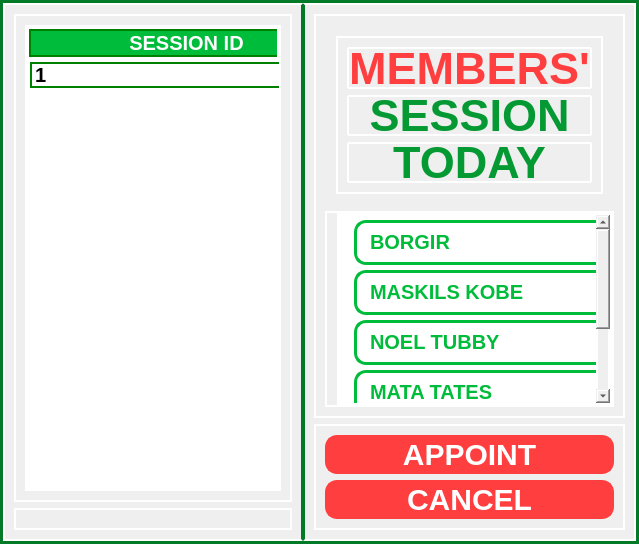
           <widget class="QFrame" name="session_log_mainFrame">
            <property name="styleSheet">
             <string notr="true">border-color:#037a28;
border-width: 3px;
border-style: solid;</string>
            </property>
            <property name="frameShape">
             <enum>QFrame::StyledPanel</enum>
            </property>
            <property name="frameShadow">
             <enum>QFrame::Raised</enum>
            </property>
            <layout class="QGridLayout" name="gridLayout_18">
             <property name="leftMargin">
              <number>0</number>
             </property>
             <property name="topMargin">
              <number>0</number>
             </property>
             <property name="rightMargin">
              <number>0</number>
             </property>
             <property name="bottomMargin">
              <number>0</number>
             </property>
             <property name="spacing">
              <number>0</number>
             </property>
             <item row="0" column="0">
              <widget class="QFrame" name="frame_82">
               <property name="maximumSize">
                <size>
                 <width>1400</width>
                 <height>16777215</height>
                </size>
               </property>
               <property name="styleSheet">
                <string notr="true">border-color:white;
border-right-color:#037a28;
border-width: 1.5px;
border-style: solid;</string>
               </property>
               <property name="frameShape">
                <enum>QFrame::StyledPanel</enum>
               </property>
               <property name="frameShadow">
                <enum>QFrame::Raised</enum>
               </property>
               <layout class="QGridLayout" name="gridLayout_22">
                <item row="0" column="0">
                 <widget class="QFrame" name="frame_87">
                  <property name="maximumSize">
                   <size>
                    <width>1350</width>
                    <height>16777215</height>
                   </size>
                  </property>
                  <property name="styleSheet">
                   <string notr="true">border-right-color: white;</string>
                  </property>
                  <property name="frameShape">
                   <enum>QFrame::StyledPanel</enum>
                  </property>
                  <property name="frameShadow">
                   <enum>QFrame::Raised</enum>
                  </property>
                  <layout class="QHBoxLayout" name="horizontalLayout_39">
                   <item>
                    <widget class="QTableWidget" name="session_tableWidget">
                     <property name="focusPolicy">
                      <enum>Qt::NoFocus</enum>
                     </property>
                     <property name="styleSheet">
                      <string notr="true">QTableWidget{
background-color: white;
gridline-color: green;
font: bold 20px Arial, serif;
border-width: 2px;
	
}
QTableView::item {
margin-top: 3px;
margin-left: 3px;
border-left: 2px solid green;
border-top: 2px solid green;
border-bottom: 2px solid green;
border-right: 2px solid green;
}
QHeaderView::section{
background-color: #00bc3b;
border: 2px solid green;
font: bold 20px Arial, serif;
color: rgb(255, 255, 255);
}
</string>
                     </property>
                     <property name="horizontalScrollBarPolicy">
                      <enum>Qt::ScrollBarAlwaysOff</enum>
                     </property>
                     <property name="editTriggers">
                      <set>QAbstractItemView::NoEditTriggers</set>
                     </property>
                     <property name="gridStyle">
                      <enum>Qt::NoPen</enum>
                     </property>
                     <attribute name="horizontalHeaderCascadingSectionResizes">
                      <bool>true</bool>
                     </attribute>
                     <attribute name="horizontalHeaderDefaultSectionSize">
                      <number>315</number>
                     </attribute>
                     <attribute name="horizontalHeaderStretchLastSection">
                      <bool>false</bool>
                     </attribute>
                     <attribute name="verticalHeaderVisible">
                      <bool>false</bool>
                     </attribute>
                     <row>
                      <property name="text">
                       <string>1</string>
                      </property>
                     </row>
                     <column>
                      <property name="text">
                       <string>SESSION ID</string>
                      </property>
                     </column>
                     <column>
                      <property name="text">
                       <string>MEMBER NAME</string>
                      </property>
                     </column>
                     <column>
                      <property name="text">
                       <string>TRAINER NAME</string>
                      </property>
                     </column>
                     <column>
                      <property name="text">
                       <string>SCHED DATE</string>
                      </property>
                     </column>
                     <item row="0" column="0">
                      <property name="text">
                       <string>1</string>
                      </property>
                     </item>
                     <item row="0" column="1">
                      <property name="text">
                       <string>JOEL JAY ARCIPE</string>
                      </property>
                     </item>
                     <item row="0" column="2">
                      <property name="text">
                       <string>maskils</string>
                      </property>
                     </item>
                     <item row="0" column="3">
                      <property name="text">
                       <string>24 - 04 - 2024</string>
                      </property>
                     </item>
                    </widget>
                   </item>
                  </layout>
                 </widget>
                </item>
                <item row="1" column="0">
                 <widget class="QFrame" name="frame_88">
                  <property name="maximumSize">
                   <size>
                    <width>16777215</width>
                    <height>16777215</height>
                   </size>
                  </property>
                  <property name="styleSheet">
                   <string notr="true">border-right-color: white;
border-left-color: white;</string>
                  </property>
                  <property name="frameShape">
                   <enum>QFrame::StyledPanel</enum>
                  </property>
                  <property name="frameShadow">
                   <enum>QFrame::Raised</enum>
                  </property>
                  <layout class="QHBoxLayout" name="horizontalLayout_38">
                   <item>
                    <widget class="QFrame" name="frame_89">
                     <property name="frameShape">
                      <enum>QFrame::StyledPanel</enum>
                     </property>
                     <property name="frameShadow">
                      <enum>QFrame::Raised</enum>
                     </property>
                    </widget>
                   </item>
                   <item>
                    <widget class="QFrame" name="frame_90">
                     <property name="frameShape">
                      <enum>QFrame::StyledPanel</enum>
                     </property>
                     <property name="frameShadow">
                      <enum>QFrame::Raised</enum>
                     </property>
                    </widget>
                   </item>
                  </layout>
                 </widget>
                </item>
               </layout>
              </widget>
             </item>
             <item row="0" column="1">
              <widget class="QFrame" name="frame_83">
               <property name="maximumSize">
                <size>
                 <width>400</width>
                 <height>16777215</height>
                </size>
               </property>
               <property name="styleSheet">
                <string notr="true">border-color:white;
border-left-color:#037a28;
border-width: 1.5px;
border-style: solid;</string>
               </property>
               <property name="frameShape">
                <enum>QFrame::StyledPanel</enum>
               </property>
               <property name="frameShadow">
                <enum>QFrame::Raised</enum>
               </property>
               <layout class="QGridLayout" name="gridLayout_95">
                <item row="2" column="0">
                 <widget class="QFrame" name="frame_86">
                  <property name="maximumSize">
                   <size>
                    <width>16777215</width>
                    <height>150</height>
                   </size>
                  </property>
                  <property name="styleSheet">
                   <string notr="true">QFrame{
border-color: white;
}
QPushButton{
border-color: #FF3E3F;
background-color: #ff3e3f;
color: rgb(255, 255, 255);
border-radius: 12px;
font: bold 30px Arial, serif;
text-align: center;
cursor: grab;
}

QPushButton:hover{
	border-color:#cc3132;
	background-color: #cc3132;
}
</string>
                  </property>
                  <property name="frameShape">
                   <enum>QFrame::StyledPanel</enum>
                  </property>
                  <property name="frameShadow">
                   <enum>QFrame::Raised</enum>
                  </property>
                  <layout class="QGridLayout" name="gridLayout_20">
                   <item row="1" column="0">
                    <widget class="QPushButton" name="cancel_schedule_btn">
                     <property name="maximumSize">
                      <size>
                       <width>16777215</width>
                       <height>55</height>
                      </size>
                     </property>
                     <property name="cursor">
                      <cursorShape>PointingHandCursor</cursorShape>
                     </property>
                     <property name="focusPolicy">
                      <enum>Qt::NoFocus</enum>
                     </property>
                     <property name="styleSheet">
                      <string notr="true">QPushButton{
border-color: #FF3E3F;
background-color: #ff3e3f;
color: rgb(255, 255, 255);
border-radius: 12px;
font: bold 30px Arial, serif;
text-align: center;
cursor: grab;
}

QPushButton:hover{
	border-color:#cc3132;
	background-color: #cc3132;
}
</string>
                     </property>
                     <property name="text">
                      <string>CANCEL</string>
                     </property>
                    </widget>
                   </item>
                   <item row="0" column="0">
                    <widget class="QPushButton" name="appoint_btn">
                     <property name="maximumSize">
                      <size>
                       <width>16777215</width>
                       <height>55</height>
                      </size>
                     </property>
                     <property name="cursor">
                      <cursorShape>PointingHandCursor</cursorShape>
                     </property>
                     <property name="focusPolicy">
                      <enum>Qt::NoFocus</enum>
                     </property>
                     <property name="styleSheet">
                      <string notr="true">QPushButton{
border-color: #FF3E3F;
background-color: #ff3e3f;
color: rgb(255, 255, 255);
border-radius: 12px;
font: bold 30px Arial, serif;
text-align: center;
cursor: grab;
}

QPushButton:hover{
	border-color:#cc3132;
	background-color: #cc3132;
}
</string>
                     </property>
                     <property name="text">
                      <string>APPOINT</string>
                     </property>
                    </widget>
                   </item>
                  </layout>
                 </widget>
                </item>
                <item row="1" column="0">
                 <widget class="QFrame" name="frame_84">
                  <property name="maximumSize">
                   <size>
                    <width>16777215</width>
                    <height>600</height>
                   </size>
                  </property>
                  <property name="styleSheet">
                   <string notr="true">border-color: white;</string>
                  </property>
                  <property name="frameShape">
                   <enum>QFrame::StyledPanel</enum>
                  </property>
                  <property name="frameShadow">
                   <enum>QFrame::Raised</enum>
                  </property>
                  <layout class="QGridLayout" name="gridLayout_19">
                   <item row="0" column="0">
                    <widget class="QFrame" name="frame_81">
                     <property name="maximumSize">
                      <size>
                       <width>16777215</width>
                       <height>180</height>
                      </size>
                     </property>
                     <property name="styleSheet">
                      <string notr="true">border-color: none;</string>
                     </property>
                     <property name="frameShape">
                      <enum>QFrame::StyledPanel</enum>
                     </property>
                     <property name="frameShadow">
                      <enum>QFrame::Raised</enum>
                     </property>
                     <layout class="QHBoxLayout" name="horizontalLayout_35">
                      <item>
                       <widget class="QFrame" name="frame_85">
                        <property name="styleSheet">
                         <string notr="true">border-color: white;</string>
                        </property>
                        <property name="frameShape">
                         <enum>QFrame::StyledPanel</enum>
                        </property>
                        <property name="frameShadow">
                         <enum>QFrame::Raised</enum>
                        </property>
                        <layout class="QVBoxLayout" name="verticalLayout_17">
                         <item>
                          <widget class="QPushButton" name="pushButton_11">
                           <property name="focusPolicy">
                            <enum>Qt::NoFocus</enum>
                           </property>
                           <property name="styleSheet">
                            <string notr="true">font: bold 45px Arial, serif;
color: #ff3e3f;
text-align:center;
border-radius:1px;</string>
                           </property>
                           <property name="text">
                            <string>MEMBERS'</string>
                           </property>
                          </widget>
                         </item>
                         <item>
                          <widget class="QPushButton" name="pushButton_12">
                           <property name="focusPolicy">
                            <enum>Qt::NoFocus</enum>
                           </property>
                           <property name="styleSheet">
                            <string notr="true">font: bold 45px Arial, serif;
color:#049933;
text-align:center;
border-radius:1px;</string>
                           </property>
                           <property name="text">
                            <string>SESSION</string>
                           </property>
                          </widget>
                         </item>
                         <item>
                          <widget class="QPushButton" name="pushButton_13">
                           <property name="focusPolicy">
                            <enum>Qt::NoFocus</enum>
                           </property>
                           <property name="styleSheet">
                            <string notr="true">font: bold 45px Arial, serif;
color:#049933;
text-align:center;
border-radius:1px;</string>
                           </property>
                           <property name="text">
                            <string>TODAY</string>
                           </property>
                          </widget>
                         </item>
                        </layout>
                       </widget>
                      </item>
                     </layout>
                    </widget>
                   </item>
                   <item row="1" column="0">
                    <widget class="QFrame" name="frame_72">
                     <property name="maximumSize">
                      <size>
                       <width>16777215</width>
                       <height>500</height>
                      </size>
                     </property>
                     <property name="styleSheet">
                      <string notr="true">border-color: white;</string>
                     </property>
                     <property name="frameShape">
                      <enum>QFrame::StyledPanel</enum>
                     </property>
                     <property name="frameShadow">
                      <enum>QFrame::Raised</enum>
                     </property>
                     <layout class="QHBoxLayout" name="horizontalLayout_34">
                      <property name="spacing">
                       <number>0</number>
                      </property>
                      <property name="leftMargin">
                       <number>0</number>
                      </property>
                      <property name="topMargin">
                       <number>0</number>
                      </property>
                      <property name="rightMargin">
                       <number>0</number>
                      </property>
                      <property name="bottomMargin">
                       <number>0</number>
                      </property>
                      <item>
                       <widget class="QTableWidget" name="mem_session_today_tableWidget">
                        <property name="maximumSize">
                         <size>
                          <width>300</width>
                          <height>400</height>
                         </size>
                        </property>
                        <property name="focusPolicy">
                         <enum>Qt::NoFocus</enum>
                        </property>
                        <property name="contextMenuPolicy">
                         <enum>Qt::NoContextMenu</enum>
                        </property>
                        <property name="styleSheet">
                         <string notr="true">QTableWidget{
background-color: white;
margin-left: 10px;
gridline-color: white;
font: bold 20px Arial, serif;
color: #00bc3b;
border-width: 2px;
	
}
QTableView::item {
background-color: white;
border-width: 3px;
border-style: solid;
border-color: #00bc3b;
margin-top: 5px;
margin-left: 15px;
border-radius: 12px;
padding: 10px 0px 10px 10px;
}
QHeaderView::section{
	border-color:#828282;
	background-color: #828282;
border-radius: 1px;
font: bold 35px Arial, serif;
	color: white;
}
</string>
                        </property>
                        <property name="lineWidth">
                         <number>1</number>
                        </property>
                        <property name="verticalScrollBarPolicy">
                         <enum>Qt::ScrollBarAsNeeded</enum>
                        </property>
                        <property name="horizontalScrollBarPolicy">
                         <enum>Qt::ScrollBarAlwaysOff</enum>
                        </property>
                        <property name="editTriggers">
                         <set>QAbstractItemView::NoEditTriggers</set>
                        </property>
                        <property name="selectionMode">
                         <enum>QAbstractItemView::NoSelection</enum>
                        </property>
                        <property name="selectionBehavior">
                         <enum>QAbstractItemView::SelectItems</enum>
                        </property>
                        <property name="verticalScrollMode">
                         <enum>QAbstractItemView::ScrollPerPixel</enum>
                        </property>
                        <property name="showGrid">
                         <bool>false</bool>
                        </property>
                        <property name="gridStyle">
                         <enum>Qt::NoPen</enum>
                        </property>
                        <attribute name="horizontalHeaderVisible">
                         <bool>false</bool>
                        </attribute>
                        <attribute name="horizontalHeaderDefaultSectionSize">
                         <number>300</number>
                        </attribute>
                        <attribute name="verticalHeaderVisible">
                         <bool>false</bool>
                        </attribute>
                        <attribute name="verticalHeaderDefaultSectionSize">
                         <number>50</number>
                        </attribute>
                        <attribute name="verticalHeaderHighlightSections">
                         <bool>false</bool>
                        </attribute>
                        <row>
                         <property name="text">
                          <string>BORGIR</string>
                         </property>
                        </row>
                        <row>
                         <property name="text">
                          <string>MASKILS KOBE</string>
                         </property>
                        </row>
                        <row>
                         <property name="text">
                          <string>NOELTUBBY</string>
                         </property>
                        </row>
                        <row>
                         <property name="text">
                          <string>MATA TATES</string>
                         </property>
                        </row>
                        <row>
                         <property name="text">
                          <string>SANTO DADDY URIEL</string>
                         </property>
                        </row>
                        <row>
                         <property name="text">
                          <string>UTOG OTEN NIEZ</string>
                         </property>
                        </row>
                        <column>
                         <property name="text">
                          <string>MEMBERS</string>
                         </property>
                        </column>
                        <item row="0" column="0">
                         <property name="text">
                          <string>BORGIR</string>
                         </property>
                        </item>
                        <item row="1" column="0">
                         <property name="text">
                          <string>MASKILS KOBE</string>
                         </property>
                        </item>
                        <item row="2" column="0">
                         <property name="text">
                          <string>NOEL TUBBY</string>
                         </property>
                        </item>
                        <item row="3" column="0">
                         <property name="text">
                          <string>MATA TATES</string>
                         </property>
                        </item>
                        <item row="4" column="0">
                         <property name="text">
                          <string>SANTO URIEL</string>
                         </property>
                        </item>
                        <item row="5" column="0">
                         <property name="text">
                          <string>UTOG NIEZ</string>
                         </property>
                        </item>
                       </widget>
                      </item>
                     </layout>
                    </widget>
                   </item>
                  </layout>
                 </widget>
                </item>
               </layout>
              </widget>
             </item>
            </layout>
           </widget>
